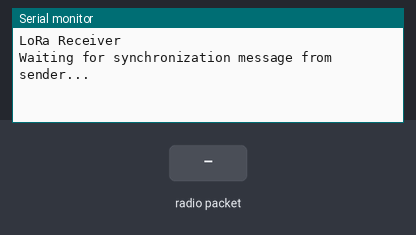
A sketch run on a simulated ESP32. Parts: the last lines printed to the serial monitor. Inputs (shaded band) come from the test bench. No radio packets arrive unless stated.

Above: at 0.8 s.
0.9 s: radio packet "Sync" arrives
At 2.1 s:
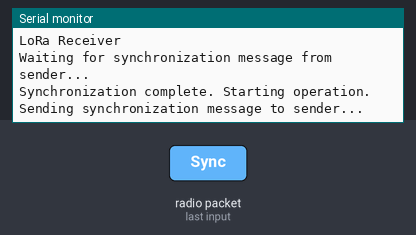
2.4 s: radio packet "5" arrives
At 3.6 s:
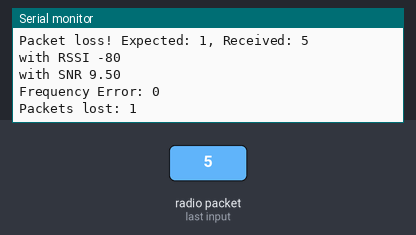
3.9 s: radio packet "Sync" arrives
At 4.7 s:
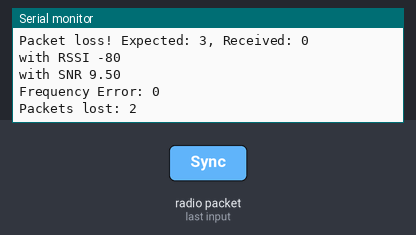

Measured:
- after the input at 0.9 s, the serial monitor: prints a new line at once (image 1)
- after the input at 2.4 s, the serial monitor: prints a new line at once (image 2)
- after the input at 3.9 s, the serial monitor: prints a new line at once (image 3)

The sketch:

receiver.ino
```cpp
#include <LoRa.h>
#include <SPI.h>
#include <Wire.h>

#define RADIO_CS_PIN    18
#define RADIO_RST_PIN   23
#define RADIO_DIO0_PIN  26
#define RADIO_MOSI_PIN  27


int expectedPacket = 1;
int lostPackets = 0;

void setup() {
  Serial.begin(115200);
  Serial.println("LoRa Receiver");

  LoRa.setPins(RADIO_CS_PIN, RADIO_RST_PIN, RADIO_DIO0_PIN);
  if (!LoRa.begin(868E6)) {
    Serial.println("Starting LoRa failed!");
    while (1);
  }
  LoRa.setSpreadingFactor(12);

  synchronizeWithSender();
}

void loop() {
  int packetSize = LoRa.parsePacket();
  if (packetSize) {
    Serial.print("Received packet '");

    String recv = "";
    while (LoRa.available()) {
      recv += (char) LoRa.read();
    }

    Serial.println(recv);
    int receivedPacket = recv.toInt();

    if (receivedPacket != expectedPacket) {
      Serial.print("Packet loss! Expected: ");
      Serial.print(expectedPacket);
      Serial.print(", Received: ");
      Serial.println(receivedPacket);
      expectedPacket++;
      lostPackets++;
    }

    Serial.print("with RSSI ");
    Serial.println(LoRa.packetRssi());

    Serial.print("with SNR ");
    Serial.println(LoRa.packetSnr());

    Serial.print("Frequency Error: ");
    Serial.println(LoRa.packetFrequencyError());

    Serial.print("Packets lost: ");
    Serial.println(lostPackets);

    expectedPacket++;
    Serial.println();
  }
}

void synchronizeWithSender() {
  Serial.println("Waiting for synchronization message from sender...");

  while (true) {
    int packetSize = LoRa.parsePacket();
    if (packetSize) {
      String recv = "";
      while (LoRa.available()) {
        recv += (char) LoRa.read();
      }

      if (recv.equals("Sync")) {
        Serial.println("Synchronization complete. Starting operation.");
        Serial.println("Sending synchronization message to sender...");
        LoRa.beginPacket();
        LoRa.print("Ack");
        LoRa.endPacket();
        return;
      }
    }
  }
}
```
